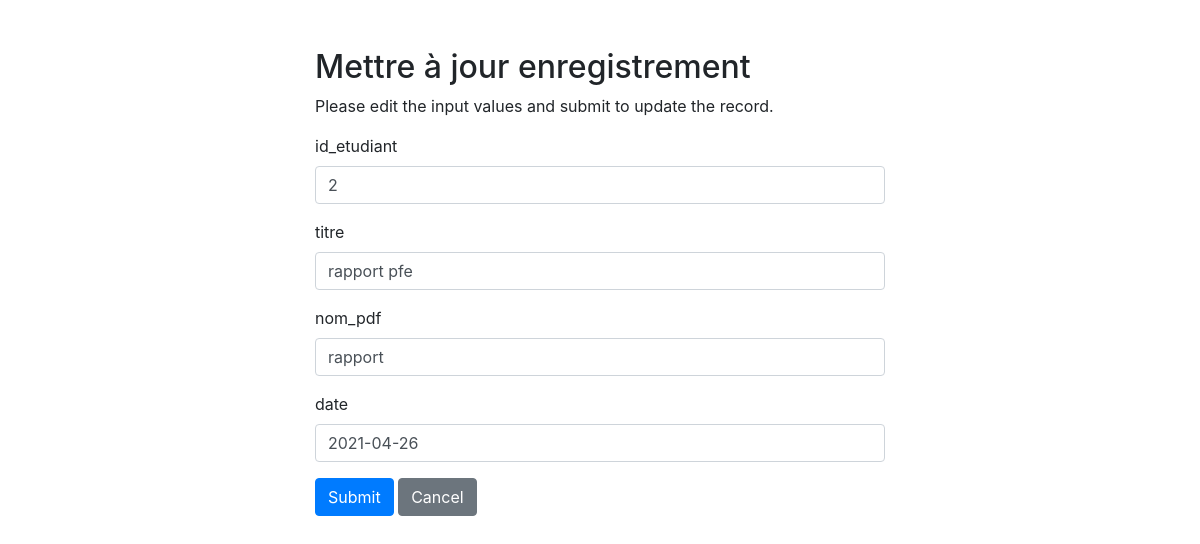
Screenshot of /rapport-update.php?id=1 with the database file from the repository.
### tables this page shows
CREATE TABLE IF NOT EXISTS `rapport` (
  `id` int(11) NOT NULL AUTO_INCREMENT,
  `id_etudiant` int(11) NOT NULL,
  `titre` varchar(250) NOT NULL,
  `nom_pdf` varchar(250) NOT NULL,
  `date` date NOT NULL,
  PRIMARY KEY (`id`),
  KEY `rapport_ibfk_1` (`id_etudiant`)
);

### rapport-update.php (the view, shortened to what this page needs)
<?php
require_once "config.php";
$id_etudiant = "";
$titre = "";
$nom_pdf = "";
$date = "";
if (isset($_POST["id"]) && !empty($_POST["id"])) {
    $id = $_POST["id"];
    $id_etudiant = trim($_POST["id_etudiant"]);
    $titre = trim($_POST["titre"]);
    $nom_pdf = trim($_POST["nom_pdf"]);
    $date = trim($_POST["date"]);
    $dsn = "mysql:host=$db_server;dbname=$db_name;charset=utf8mb4";
    $options = [
        PDO::ATTR_EMULATE_PREPARES   => false,
        PDO::ATTR_ERRMODE            => PDO::ERRMODE_EXCEPTION,
        PDO::ATTR_DEFAULT_FETCH_MODE => PDO::FETCH_ASSOC,
    ];
    try {
        $pdo = new PDO($dsn, $db_user, $db_password, $options);
    } catch (Exception $e) {
        error_log($e->getMessage());
        exit('Something weird happened');
    }
    $vars = parse_columns('rapport', $_POST);
    $stmt = $pdo->prepare("UPDATE rapport SET id_etudiant=?,titre=?,nom_pdf=?,date=? WHERE id=?");
    if (!$stmt->execute([$id_etudiant, $titre, $nom_pdf, $date, $id])) {
        echo "Something went wrong. Please try again later.";
        header("location: error.php");
    } else {
        $stmt = null;
        header("location: rapport-read.php?id=$id");
    }
} else {
    if (isset($_GET["id"]) && !empty($_GET["id"])) {
        $id =  trim($_GET["id"]);
        $sql = "SELECT * FROM rapport WHERE id = ?";
        if ($stmt = mysqli_prepare($link, $sql)) {
            $param_id = $id;
            if (is_int($param_id)) $__vartype = "i";
            elseif (is_string($param_id)) $__vartype = "s";
            elseif (is_numeric($param_id)) $__vartype = "d";
            else $__vartype = "b";
            mysqli_stmt_bind_param($stmt, $__vartype, $param_id);
            if (mysqli_stmt_execute($stmt)) {
                $result = mysqli_stmt_get_result($stmt);
                if (mysqli_num_rows($result) == 1) {
                    $row = mysqli_fetch_array($result, MYSQLI_ASSOC);
                    $id_etudiant = $row["id_etudiant"];
                    $titre = $row["titre"];
                    $nom_pdf = $row["nom_pdf"];
                    $date = $row["date"];
                } else {
                    header("location: error.php");
                    exit();
                }
            } else {
                echo "Oops! Something went wrong. Please try again later.<br>" . $stmt->error;
            }
        }
    } else {
        header("location: error.php");
        exit();
    }
}
?>
<!DOCTYPE html>
<html lang="en">
<head>
    <link rel="stylesheet" href="https://stackpath.bootstrapcdn.com/bootstrap/4.5.0/css/bootstrap.min.css">
</head>
<body>
    <section class="pt-5">
        <div class="container-fluid">
            <div class="row">
                <div class="col-md-6 mx-auto">
                    <div class="page-header">
                        <h2>Mettre à jour enregistrement</h2>
                    </div>
                    <p>Please edit the input values and submit to update the record.</p>
                    <form action="<?php echo htmlspecialchars(basename($_SERVER['REQUEST_URI'])); ?>" method="post">
                        <div class="form-group">
                            <label>id_etudiant</label>
                            <input type="number" name="id_etudiant" class="form-control" value="<?php echo $id_etudiant; ?>">
                        </div>
                        <div class="form-group">
                            <label>titre</label>
                            <input type="text" name="titre" maxlength="250" class="form-control" value="<?php echo $titre; ?>">
                        </div>
                        <div class="form-group">
                            <label>nom_pdf</label>
                            <input type="text" name="nom_pdf" maxlength="250" class="form-control" value="<?php echo $nom_pdf; ?>">
                        </div>
                        <div class="form-group">
                            <label>date</label>
                            <input type="text" name="date" class="form-control" value="<?php echo $date; ?>">
                        </div>
                        <input type="submit" class="btn btn-primary" value="Submit">
                        <a href="rapport-index.php" class="btn btn-secondary">Cancel</a>
                    </form>
                </div>
            </div>
        </div>
    </section>
</body>
</html>

### rows the page displays
rapport: id_etudiant "2", titre "rapport pfe", nom_pdf "rapport", date "2021-04-26"
